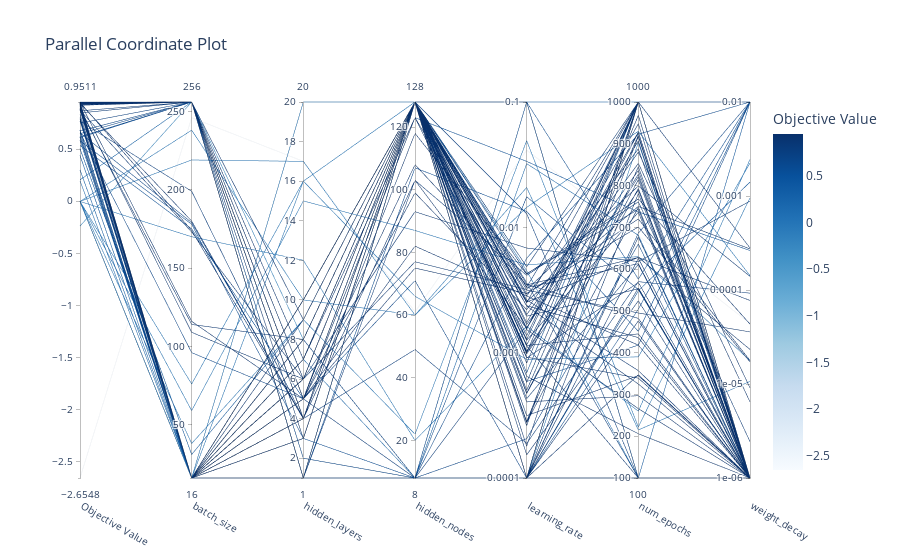

This figure's notebook cell:
### Code cell
# 파라미터 간의 관계를 보여주는 플롯
optuna.visualization.plot_parallel_coordinate(study)
